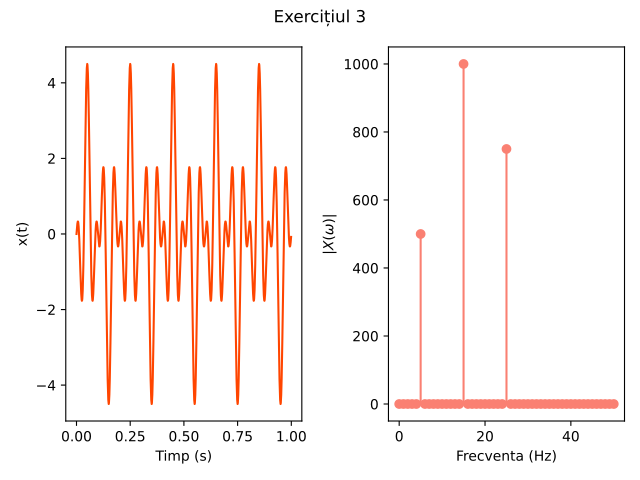

Write Python code to recreate this figure.
import numpy as np
import matplotlib.pyplot as plt
import math

fig, axs = plt.subplots(1, 2)
fig.suptitle('Exercițiul 3')

fs = 1000

t = np.arange(0, 1, 1 / fs)
x = np.sin(2 * np.pi * 5 * t) - 2 * np.sin(2 * np.pi * 15 * t) + 1.5 * np.sin(2 * np.pi * 25 * t)

N = fs

unu = np.arange(N).reshape(N, 1)
doi = np.arange(N)

F = math.e ** (-2j * np.pi * unu * doi / N)

X = F @ x

axs[0].set_xlabel('Timp (s)')
axs[0].set_ylabel('x(t)')
axs[0].plot(t, x, color='orangered')

axs[1].set_xlabel('Frecventa (Hz)')
axs[1].set_ylabel(r'$|X(\omega)|$')
markerline, stemlines, baseline = axs[1].stem(np.arange(51), np.abs(X[:51]), linefmt='salmon', markerfmt='salmon', basefmt=' ')

plt.tight_layout()
plt.savefig('lab/03/ex3.pdf')
plt.show()
